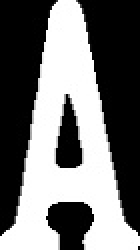
#> input picture Card_Imgs/Ace.jpg, 70 x 125 px (shown 2 times larger)
$ python -i pyfnv.py   (imports and definitions only)
#> lines starting #> are read from the running program, lines starting #| are printed output that depends on the picture
#> further down, picture is the input picture: shape (125, 70, 3); min 0, max 255, mean 115.8
import numpy as np
from PIL import ImageGrab
import cv2
import time
import pyautogui
# [9 lines of commented-out code are left out]


def draw_lines(img, lines):
    try:
        for line in lines:
            coords = line[0]
            cv2.line(img, (coords[0], coords[1]), (coords[2], coords[3]), [255, 255, 255], 3)
    except:
        pass


#roi = region of interest
def roi(img, vertices):
    mask = np.zeros_like(img)
    cv2.fillPoly(mask, vertices, 255)
    masked = cv2.bitwise_and(img, mask)
    return masked

def process_img(original_image):
    processed_img = cv2.cvtColor(original_image, cv2.COLOR_BGR2GRAY)
    processed_img = cv2.Canny(processed_img, threshold1=200, threshold2=300)
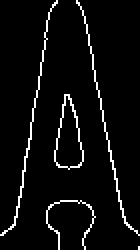
#> processed_img: shape (125, 70) (shown 2 times larger); 4.9% white in thin lines or dots
    processed_img = cv2.GaussianBlur(processed_img, (5,5), 0)
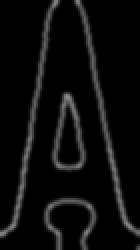
#> processed_img: shape (125, 70) (shown 2 times larger); min 0, max 144, mean 12.6
    vertices = np.array([[200, 600], [375, 600], [375, 100], [200, 100]])
    processed_img = roi(processed_img, [vertices])
#> in roi, `cv2.fillPoly(mask, vertices, 255)`: mask: shape (125, 70); every value is 0

    #lines = cv2.HoughLinesP(processed_img, 1, np.pi/180, 180,np.array([]), 4, 20)
    #draw_lines(processed_img, lines)

    return processed_img

last_time = time.time()
# [13 lines not run here, left out]

>>> import cv2
>>> picture = cv2.imread('Card_Imgs/Ace.jpg')
>>> result = process_img(picture)

$ run again, on Card_Imgs/Eight.jpg
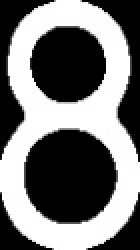
#> input picture Card_Imgs/Eight.jpg, 70 x 125 px (shown 2 times larger)
#> picture is the input picture: shape (125, 70, 3); min 0, max 255, mean 118.8
#> in process_img, `processed_img = cv2.Canny(processed_img, threshold1=200, threshold2=300)`:
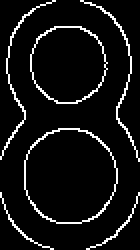
#> processed_img: shape (125, 70) (shown 2 times larger); 7.2% white in thin lines or dots
#> in process_img, `processed_img = cv2.GaussianBlur(processed_img, (5,5), 0)`:
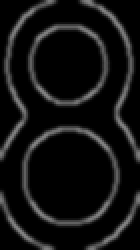
#> processed_img: shape (125, 70) (shown 2 times larger); min 0, max 129, mean 18.5
#> mask: shape (125, 70); every value is 0

$ run again, on Card_Imgs/Five.jpg
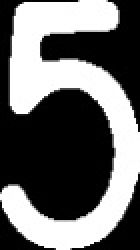
#> input picture Card_Imgs/Five.jpg, 70 x 125 px (shown 2 times larger)
#> picture is the input picture: shape (125, 70, 3); min 0, max 255, mean 107.6
#> in process_img, `processed_img = cv2.Canny(processed_img, threshold1=200, threshold2=300)`:
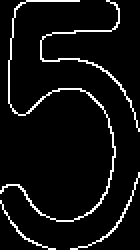
#> processed_img: shape (125, 70) (shown 2 times larger); 6.3% white in thin lines or dots
#> in process_img, `processed_img = cv2.GaussianBlur(processed_img, (5,5), 0)`:
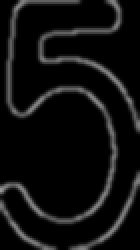
#> processed_img: shape (125, 70) (shown 2 times larger); min 0, max 149, mean 15.9
#> mask: shape (125, 70); every value is 0

$ run again, on Card_Imgs/Four.jpg
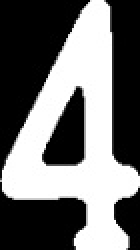
#> input picture Card_Imgs/Four.jpg, 70 x 125 px (shown 2 times larger)
#> picture is the input picture: shape (125, 70, 3); min 0, max 255, mean 112.1
#> in process_img, `processed_img = cv2.Canny(processed_img, threshold1=200, threshold2=300)`:
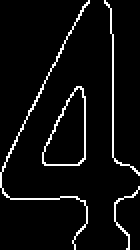
#> processed_img: shape (125, 70) (shown 2 times larger); 5.2% white in thin lines or dots
#> in process_img, `processed_img = cv2.GaussianBlur(processed_img, (5,5), 0)`:
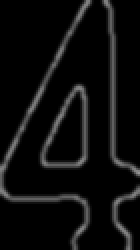
#> processed_img: shape (125, 70) (shown 2 times larger); min 0, max 149, mean 13.4
#> mask: shape (125, 70); every value is 0
